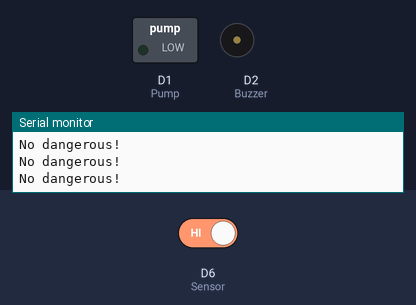
The sketch below on a simulated ESP8266 (NodeMCU). On the bench: switched loads named in the sketch (green lamp = pin HIGH), buzzer (waves = sounding, pin HIGH), the last lines printed to the serial monitor. The test bench sets the inputs (shaded band); at power-on: D6 (Sensor) HIGH.

Above: at 1.8 s.
1.9 s: D6 (Sensor) driven LOW
At 3.2 s:
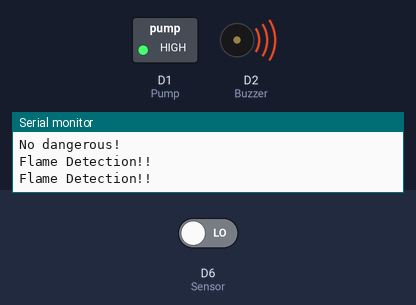
3.5 s: D6 (Sensor) driven HIGH
At 4.8 s:
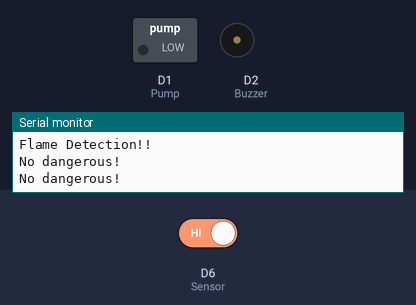
Timing chart, 0 to 6.5 s (numbered marks = the images above; inputs shaded):
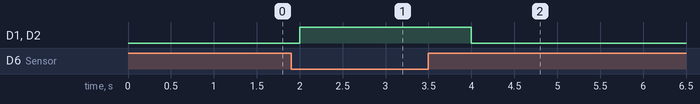

Measured:
- after the input at 1.9 s, D1 (Pump), D2 (Buzzer): LOW → HIGH after 0.10 s
- after the input at 3.5 s, D1 (Pump), D2 (Buzzer): HIGH → LOW after 0.50 s

The sketch:

auto_fire_detector.ino
```cpp
int Pump = D1; // GPIO5
int Buzzer = D2; // GPIO4
int Sensor = D6; // GPIO12

void setup() {
  Serial.begin(9600);
  pinMode(Pump, OUTPUT);
  pinMode(Buzzer, OUTPUT);
  pinMode(Sensor, INPUT_PULLUP);
}

void loop() {
  if (digitalRead(Sensor) == LOW) {
    Serial.println("Flame Detection!!");
    digitalWrite(Pump, HIGH);
    digitalWrite(Buzzer, HIGH);
    delay(1000);
  } else {
    Serial.println("No dangerous!");
    digitalWrite(Pump, LOW);
    digitalWrite(Buzzer, LOW);
    delay(500);
  }
}
```
